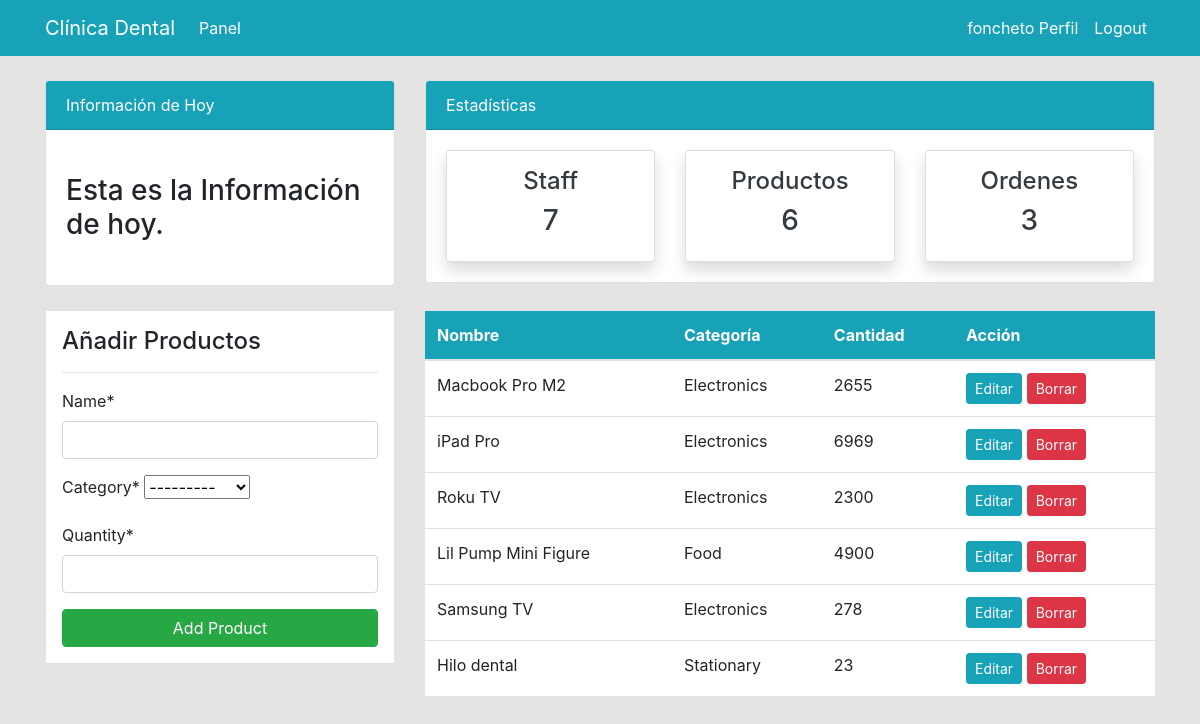
/product/ (signed in), run on the app's committed database.
### dashboard/models.py (models this page shows, shortened)
class Product(models.Model):
    name = models.CharField(max_length=50, null=True)
    category = models.CharField(choices=CATEGORIES, max_length=20, null=True)
    quantity = models.PositiveSmallIntegerField(null=True)
    class Meta:
        verbose_name_plural = "Product"

### dashboard/views.py (the view)
# urls.py: path("product/", views.product, name="dashboard-product"),
@login_required
def product(request):
    items = Product.objects.all()
    items_count = items.count()
    orders_count = Order.objects.all().count()
    workers_count = User.objects.all().count()
    if request.method == "POST":
        form = ProductForm(request.POST)
        if form.is_valid():
            form.save()
            product_name = form.cleaned_data.get("name")
            messages.success(request, f"{product_name} has been added to the inventory")
            return redirect("dashboard-product")
    else:
        form = ProductForm()
    context = {
        "items": items,
        "form": form,
        "items_count": items_count,
        "workers_count": workers_count,
        "orders_count": orders_count,
    }
    return render(request, "dashboard/product.html", context)

### dashboard/forms.py
class ProductForm(forms.ModelForm):
    class Meta:
        model = Product
        fields = ["name", "category", "quantity"]

### templates/dashboard/product.html (shortened to what this page needs)
{% extends 'partials/base.html' %}
{% load crispy_forms_tags %}
{% block content %}
{% include 'partials/topnav.html' %}
<div class="container">
    <div class="row my-4">
        <div class="col-md-4">
            <div class="border bg-white p-3">
                <h4>Añadir Productos</h4>
                <hr>
                <form method="POST">
                    {{ form|crispy }}
                    <input class="btn btn-success btn-block" type="submit" value="Add Product">
                </form>
            </div>
        </div>
        <div class="col-md-8">
            <table class="table bg-white">
                <thead class="bg-info">
                    <tr class="text-white">
                        <th scope="col">Nombre</th>
                        <th scope="col">Categoría</th>
                        <th scope="col">Cantidad</th>
                        <th scope="col">Acción</th>
                    </tr>
                </thead>
                <tbody>
                    {% for item in items %}
                    <tr>
                        <td>{{ item.name }}</td>
                        <td>{{ item.category }}</td>
                        <td>{{ item.quantity }}</td>
                        <td>
                            <a class="btn btn-info btn-sm"
                                href="{% url 'dashboard-product-update' item.id %}">Editar</a>
                            <a class="btn btn-danger btn-sm"
                                href="{% url 'dashboard-product-delete' item.id %}">Borrar</a>
                        </td>
                    </tr>
                    {% endfor %}
                </tbody>
            </table>
        </div>
    </div>
</div>
{% endblock %}

### templates/partials/nav.html (shortened to what this page needs)
<nav class="navbar navbar-expand-lg navbar-info bg-info">
    {% if user.is_authenticated %}
    <div class="container">
        <a class="navbar-brand text-white" href="{% url 'dashboard-index' %}">Clínica Dental</a>
        <div class="collapse navbar-collapse" id="navbarSupportedContent">
            <ul class="navbar-nav mr-auto">
                <li class="nav-item active">
                    <a class="nav-link text-white" href="{% url 'dashboard-index' %}">Panel </a>
                </li>
            </ul>
            <ul class="navbar-nav ml-auto">
                <li class="nav-item active">
                    <a class="nav-link text-white" href="{% url 'user-profile' %}">{{ user.username }} Perfil </a>
                </li>
                <li class="nav-item">
                    <a class="nav-link text-white" href="{% url 'user-logout' %}">Logout</a>
                </li>
            </ul>
            {% endif %}
        </div>
    </div>
</nav>

### static/style.css (style rules this page uses)
body { background: rgb(230, 227, 227); }

### data on the page
Product: name "Macbook Pro M2", category "Electronics", quantity "2655"
Product: name "iPad Pro", category "Electronics", quantity "6969"
Product: name "Roku TV", category "Electronics", quantity "2300"
Product: name "Lil Pump Mini Figure", category "Food", quantity "4900"
Product: name "Samsung TV", category "Electronics", quantity "278"
Product: name "Hilo dental", category "Stationary", quantity "23"

### other printed values
{{ user.username }} "foncheto"
{{ workers_count }} "7"
{{ items_count }} "6"
{{ orders_count }} "3"
